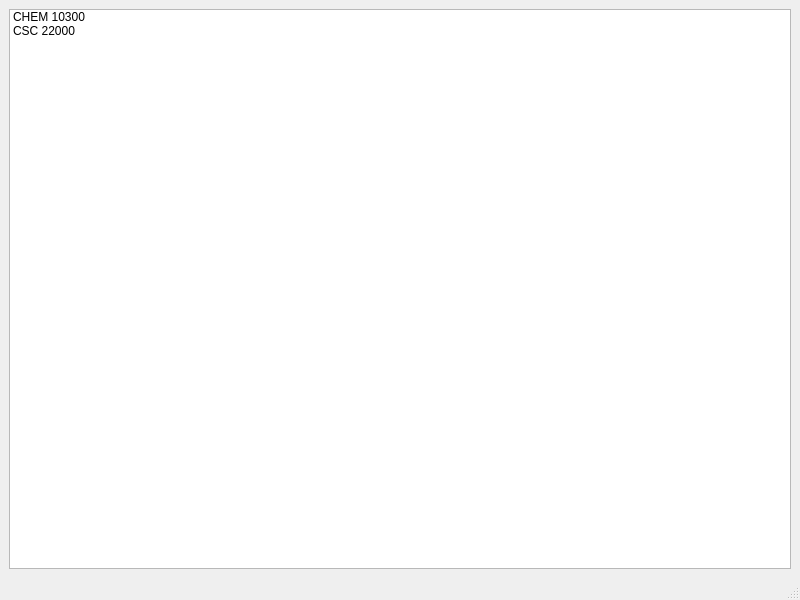
<?xml version="1.0" encoding="UTF-8"?>
<ui version="4.0">
 <class>MainWindow</class>
 <widget class="QMainWindow" name="MainWindow">
  <property name="geometry">
   <rect>
    <x>0</x>
    <y>0</y>
    <width>800</width>
    <height>600</height>
   </rect>
  </property>
  <property name="windowTitle">
   <string>MainWindow</string>
  </property>
  <widget class="QWidget" name="centralwidget">
   <layout class="QGridLayout" name="gridLayout">
    <item row="0" column="0">
     <widget class="QListWidget" name="listWidget">
      <item>
       <property name="text">
        <string>CHEM 10300</string>
       </property>
      </item>
      <item>
       <property name="text">
        <string>CSC 22000</string>
       </property>
      </item>
     </widget>
    </item>
   </layout>
  </widget>
  <widget class="QMenuBar" name="menubar">
   <property name="geometry">
    <rect>
     <x>0</x>
     <y>0</y>
     <width>800</width>
     <height>22</height>
    </rect>
   </property>
  </widget>
  <widget class="QStatusBar" name="statusbar"/>
 </widget>
 <resources/>
 <connections/>
</ui>
